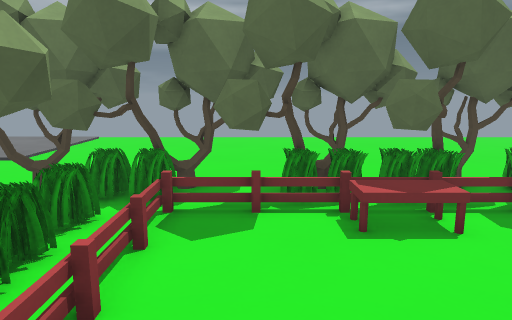
[1] (above)

12 first-person views from a walk through a level from a Godot 3-D game. The camera is 1.3 m above the floor, tilts 10° down and sees 70° across. The floor is counted in squares, 0.5 m on a side. Each view is taken from the middle of a square. On the plan, view 1 faces up. The plan holds only what a view shows up to about 20 squares ahead; the rest is blank. The place goes on beyond the plan. Characters and animated objects are not drawn. Surface patterns are stand-ins for the level's own textures.

[2]
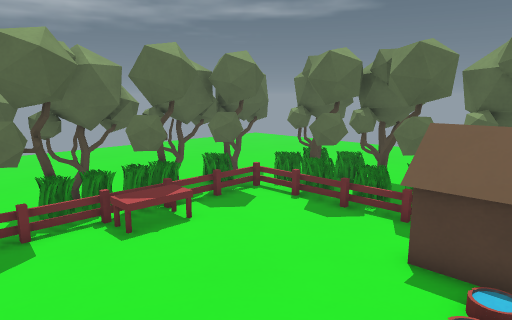

[3]
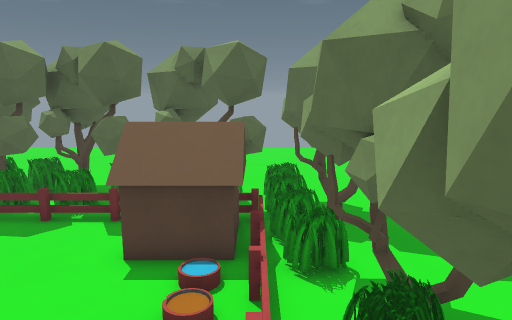

[4]
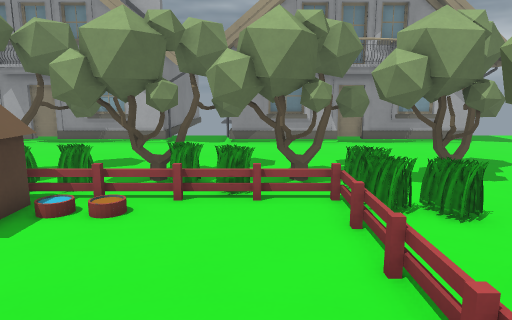

[5]
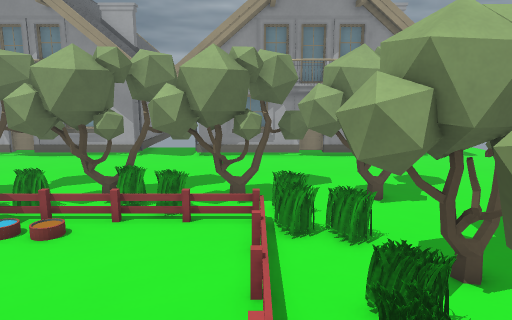

[6]
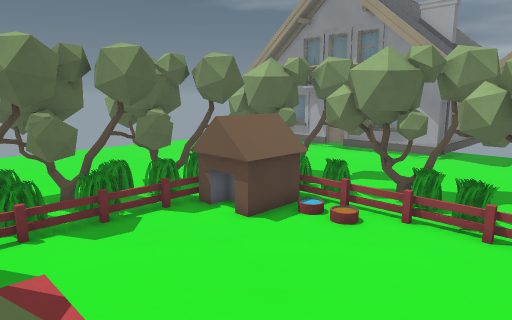

[7]
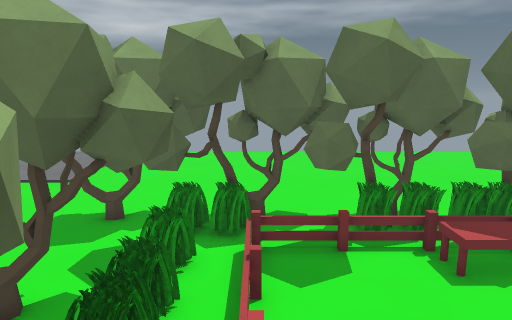

[8]
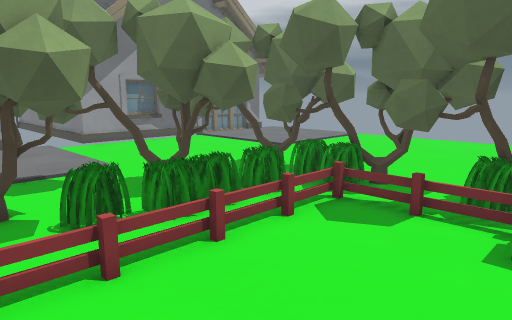

[9]
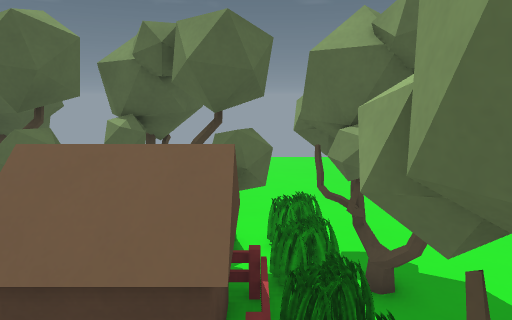

[10]
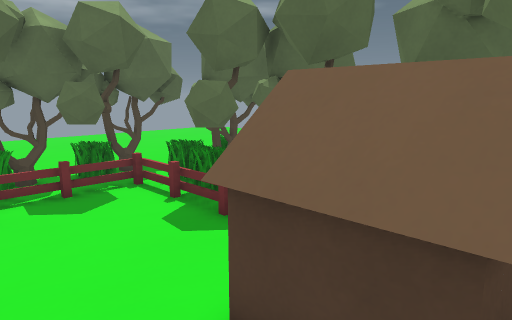

[11]
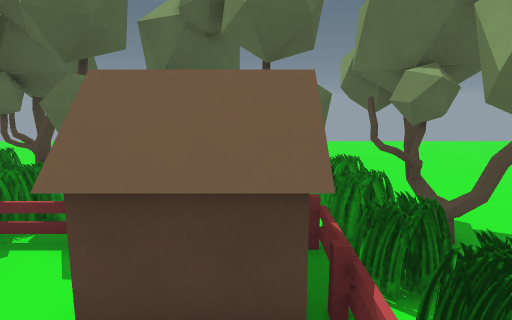

[12]
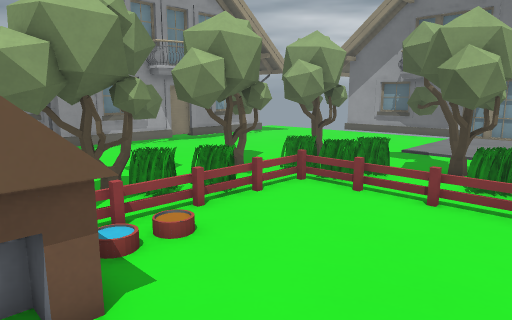

### Floor plan
Key: @ floor where view 1 was taken; # wall or solid block; . floor; / step, stairs or slope; = window, fence, low wall or low ledge; ^ raised ledge; F fence; O other object.
Columns run from 7 left of view 1 to 10 right of it. Each row starts with its distance up from view 1.
 10    #########
  9    ##=###=########
  8    #./=#.O=#.###=#
  7    #=/....OO....=#
  6   ###O.........###
  5 ####=..........F##
  4 #..==O.........O=#
  3 ####./.........###
  2   ##/O.........F##
  1 ####./......^^^^=#
  0 #..../.@....^^^  #
 -1  .===/....//^^^^##
 -2  ...///O///O/^^###
 -3 ####=#########=##
 -4   #####     ##.#
 -5              ###

Where each view was taken, in squares from view 1:
view 1: 0 up, 0 right, facing up
view 2: 2 down, 2 left, facing up-right
view 3: 2 down, 2 left, facing right
view 4: 7 up, 0 right, facing down
view 5: 8 up, 2 left, facing down
view 6: 8 up, 2 left, facing down-right
view 7: 0 up, 2 left, facing up
view 8: 0 up, 3 right, facing up-left
view 9: 2 down, 2 right, facing right
view 10: 2 down, 3 right, facing up-right
view 11: 1 down, 2 right, facing right
view 12: 5 up, 7 right, facing down-left
